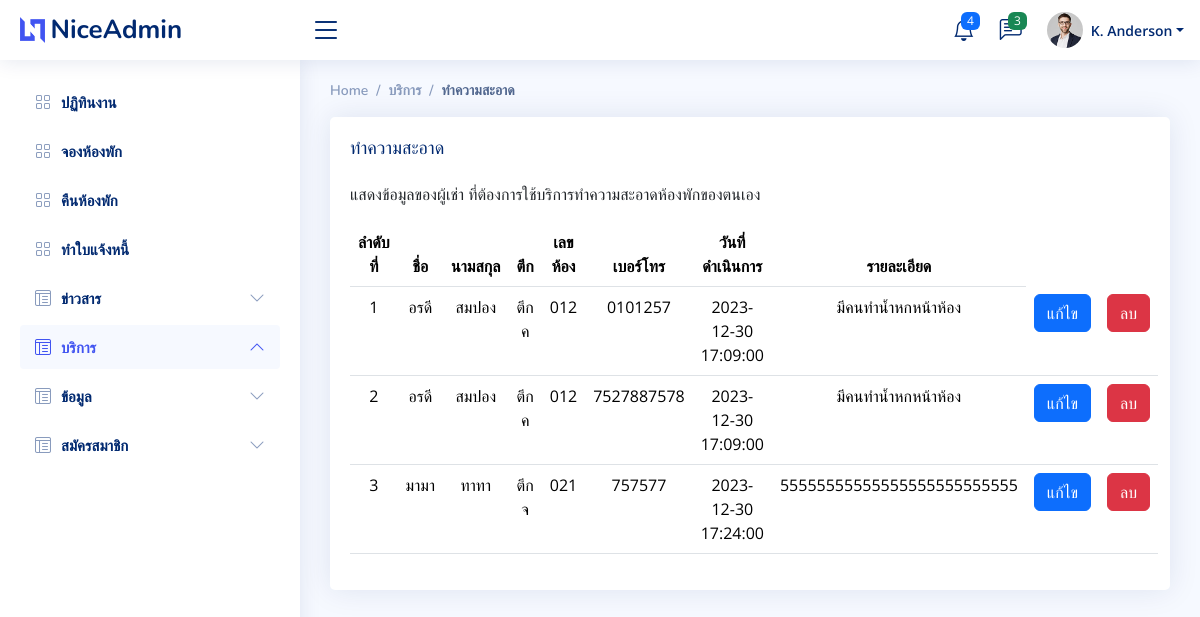
/admin/clean_service/clean.php, run on the app's committed database.
### tables this page shows
CREATE TABLE `clean` (
  `CleanID` int(11) NOT NULL COMMENT 'รหัส',
  `firstname` varchar(300) NOT NULL COMMENT 'ชื่อผู้เช่า',
  `lastname` varchar(300) NOT NULL COMMENT 'นามสกุลผู้เช่า',
  `build` varchar(10) NOT NULL COMMENT 'ตึก',
  `num_room` varchar(100) NOT NULL COMMENT 'เลขห้อง',
  `tel` varchar(10) NOT NULL COMMENT 'เบอร์โทรศัพท์',
  `processing_date` datetime DEFAULT NULL COMMENT 'วันที่ดำเนินการ',
  `clean_img` blob NOT NULL,
  `clean_details` varchar(255) DEFAULT NULL COMMENT 'รายละเอียด',
  `useflag` int(10) NOT NULL
);

### admin/clean_service/clean.php (the view, shortened to what this page needs)
<!DOCTYPE html>
<html lang="en">
<head>
<?php require('../../connect/connect.php');
  $SQL = "SELECT * FROM clean where UseFlag !=0";
  $stmt = $con->query($SQL);
  $i = 0;
  ?>
  <link href="../assets/vendor/bootstrap/css/bootstrap.min.css" rel="stylesheet">
  <link href="../assets/vendor/bootstrap-icons/bootstrap-icons.css" rel="stylesheet">
  <link href="../assets/vendor/boxicons/css/boxicons.min.css" rel="stylesheet">
  <link href="../assets/vendor/quill/quill.snow.css" rel="stylesheet">
  <link href="../assets/vendor/quill/quill.bubble.css" rel="stylesheet">
  <link href="../assets/vendor/remixicon/remixicon.css" rel="stylesheet">
  <link href="../assets/vendor/simple-datatables/style.css" rel="stylesheet">
  <link href="../assets/css/style.css" rel="stylesheet">
</head>
<body>
  <header id="header" class="header fixed-top d-flex align-items-center">
    <div class="d-flex align-items-center justify-content-between">
      <a href="../homepage_admin.php" class="logo d-flex align-items-center">
        <img src="../assets/img/logo.png" alt="">
        <span class="d-none d-lg-block">NiceAdmin</span>
      </a>
      <i class="bi bi-list toggle-sidebar-btn"></i>
    </div>
    <nav class="header-nav ms-auto">
      <ul class="d-flex align-items-center">
        <li class="nav-item dropdown">
          <a class="nav-link nav-icon" href="#" data-bs-toggle="dropdown">
            <i class="bi bi-bell"></i>
            <span class="badge bg-primary badge-number">4</span>
          </a>
        </li>
        <li class="nav-item dropdown">
          <a class="nav-link nav-icon" href="#" data-bs-toggle="dropdown">
            <i class="bi bi-chat-left-text"></i>
            <span class="badge bg-success badge-number">3</span>
          </a>
        </li>
        <li class="nav-item dropdown pe-3">
          <a class="nav-link nav-profile d-flex align-items-center pe-0" href="#" data-bs-toggle="dropdown">
            <img src="../assets/img/profile-img.jpg" alt="Profile" class="rounded-circle">
            <span class="d-none d-md-block dropdown-toggle ps-2">K. Anderson</span>
          </a>
        </li>
      </ul>
    </nav>
  </header>
  <aside id="sidebar" class="sidebar">
    <ul class="sidebar-nav" id="sidebar-nav">
      <li class="nav-item">
        <a class="nav-link collapsed" href="../homepage_admin.php">
          <i class="bi bi-grid"></i>
          <span>ปฏิทินงาน</span>
        </a>
      </li>
      <li class="nav-item">
        <a class="nav-link collapsed" href="../rentroom/rentroom.php">
          <i class="bi bi-grid"></i>
          <span>จองห้องพัก</span>
        </a>
      </li>
      <li class="nav-item">
        <a class="nav-link collapsed" href="../checkout/check_out.php">
          <i class="bi bi-grid"></i>
          <span>คืนห้องพัก</span>
        </a>
      </li>
      <li class="nav-item">
        <a class="nav-link collapsed" href="../payment/invoice.php">
          <i class="bi bi-grid collapsed"></i>
          <span>ทำใบแจ้งหนี้</span>
        </a>
      </li>
      <li class="nav-item">
        <a class="nav-link collapsed" data-bs-target="#news-nav" data-bs-toggle="collapse" href="#">
          <i class="bi bi-layout-text-window-reverse"></i><span>ข่าวสาร</span><i class="bi bi-chevron-down ms-auto"></i>
        </a>
      </li>
      <li class="nav-item">
        <a class="nav-link " data-bs-target="#service-nav" data-bs-toggle="collapse" href="#">
          <i class="bi bi-layout-text-window-reverse"></i><span>บริการ</span><i class="bi bi-chevron-down ms-auto"></i>
        </a>
      </li>
      <li class="nav-item">
        <a class="nav-link collapsed" data-bs-target="#info-nav" data-bs-toggle="collapse" href="#">
          <i class="bi bi-layout-text-window-reverse"></i><span>ข้อมูล</span><i class="bi bi-chevron-down ms-auto"></i>
        </a>
      </li>
      <li class="nav-item">
        <a class="nav-link collapsed" data-bs-target="#register-nav" data-bs-toggle="collapse" href="#">
          <i class="bi bi-layout-text-window-reverse"></i><span>สมัครสมาชิก</span><i class="bi bi-chevron-down ms-auto"></i>
        </a>
      </li>
    </ul>
  </aside>
  <main id="main" class="main">
    <div class="pagetitle">
      <nav>
        <ol class="breadcrumb">
          <li class="breadcrumb-item"><a href="../homepage_admin.php">Home</a></li>
          <li class="breadcrumb-item">บริการ</li>
          <li class="breadcrumb-item active">ทำความสะอาด</li>
        </ol>
      </nav>
    </div>
    <section class="section">
      <div class="row">
        <div class="col-lg-12">
          <div class="card">
            <div class="card-body">
            <h5 class="card-title">ทำความสะอาด</h5>
              <p>แสดงข้อมูลของผู้เช่า ที่ต้องการใช้บริการทำความสะอาดห้องพักของตนเอง </p>
              <table class="table datatable">
                <thead>
                <tr>
                  <th> <div align="center">ลำดับที่</div></th>
                  <th> <div align="center">ชื่อ</div></th>
                  <th> <div align="center">นามสกุล</div></th>
                  <th> <div align="center">ตึก</div></th>
                  <th> <div align="center">เลขห้อง</div></th>
                  <th> <div align="center">เบอร์โทร</div></th>
                  <th> <div align="center">วันที่ดำเนินการ</div></th>
                  <th> <div align="center">รายละเอียด</div></th>
                  </tr>
                </thead>
                <tbody>
                <?php
                            while ($row = $stmt->fetch(PDO::FETCH_ASSOC)) {
                                $i = $i+ 1;
                                $firstname =$row["firstname"];
                                $lastname =$row["lastname"];
                                $build= $row["build"];
                                $num_room= $row["num_room"];
                                $tel= $row["tel"];
                                $processing_date= $row["processing_date"];
                                $clean_details= $row["clean_details"];
                        ?>
                  <tr>
                      <td><div align="center"><?php echo $i ?></div></td>
                      <td><div align="center"><?php echo $firstname ?></div></td>
                      <td><div align="center"><?php echo $lastname ?></div></td>
                      <td><div align="center"><?php echo $build ?></div></td>
                      <td><div align="center"><?php echo $num_room ?></div></td>
                      <td><div align="center"><?php echo $tel ?></div></td>
                      <td><div align="center"><?php echo $processing_date ?></div></td>
                      <td><div align="center"><?php echo $clean_details ?></div></td>
                      <td><div align="center"><button type="button" class="btn btn-primary" >แก้ไข</button></div></td>
                      <td><div ><button type="button" class="btn btn-danger">ลบ</button></div></td>
                   </tr>
                   <?php
                        }
                        ?>
                </tbody>
              </table>
            </div>
          </div>
        </div>
      </div>
    </section>
  </main>
</body>
</html>

### admin/assets/css/style.css (style rules this page uses)
:root { scroll-behavior: smooth; }
body { font-family: "Open Sans", sans-serif; background: #f6f9ff; color: #444444; }
a { color: #4154f1; text-decoration: none; }
h1, h2, h3, h4, h5, h6 { font-family: "Nunito", sans-serif; }
#main { margin-top: 60px; padding: 20px 30px; transition: all 0.3s; }
.pagetitle { margin-bottom: 10px; }
.card { margin-bottom: 30px; border: none; border-radius: 5px; box-shadow: 0px 0 30px rgba(1, 41, 112, 0.1); }
.card-title { padding: 20px 0 15px 0; font-size: 18px; font-weight: 500; color: #012970; font-family: "Poppins", sans-serif; }
.card-body { padding: 0 20px 20px 20px; }
.breadcrumb { font-size: 14px; font-family: "Nunito", sans-serif; color: #899bbd; font-weight: 600; }
.breadcrumb a { color: #899bbd; transition: 0.3s; }
.breadcrumb .breadcrumb-item::before { color: #899bbd; }
.breadcrumb .active { color: #51678f; font-weight: 600; }
.logo { line-height: 1; }
@media (min-width: 1200px) { .logo { width: 280px; } }
.logo img { max-height: 26px; margin-right: 6px; }
.logo span { font-size: 26px; font-weight: 700; color: #012970; font-family: "Nunito", sans-serif; }
.header { transition: all 0.5s; z-index: 997; height: 60px; box-shadow: 0px 2px 20px rgba(1, 41, 112, 0.1); background-color: #fff; padding-left: 20px; }
.header .toggle-sidebar-btn { font-size: 32px; padding-left: 10px; cursor: pointer; color: #012970; }
.header-nav ul { list-style: none; }
.header-nav>ul { margin: 0; padding: 0; }
.header-nav .nav-icon { font-size: 22px; color: #012970; margin-right: 25px; position: relative; }
.header-nav .nav-profile { color: #012970; }
.header-nav .nav-profile img { max-height: 36px; }
.header-nav .nav-profile span { font-size: 14px; font-weight: 600; }
.header-nav .badge-number { position: absolute; inset: -2px -5px auto auto; font-weight: normal; font-size: 12px; padding: 3px 6px; }
.sidebar { position: fixed; top: 60px; left: 0; bottom: 0; width: 300px; z-index: 996; transition: all 0.3s; padding: 20px; overflow-y: auto; scrollbar-width: thin; scrollbar-color: #aab7cf transparent; box-shadow: 0px 0px 20px rgba(1, 41, 112, 0.1); background-color: #fff; }
@media (min-width: 1200px) { #main, #footer { margin-left: 300px; } }
.sidebar-nav { padding: 0; margin: 0; list-style: none; }
.sidebar-nav li { padding: 0; margin: 0; list-style: none; }
.sidebar-nav .nav-item { margin-bottom: 5px; }
.sidebar-nav .nav-link { display: flex; align-items: center; font-size: 15px; font-weight: 600; color: #4154f1; transition: 0.3; background: #f6f9ff; padding: 10px 15px; border-radius: 4px; }
.sidebar-nav .nav-link i { font-size: 16px; margin-right: 10px; color: #4154f1; }
.sidebar-nav .nav-link.collapsed { color: #012970; background: #fff; }
.sidebar-nav .nav-link.collapsed i { color: #899bbd; }
.sidebar-nav .nav-link .bi-chevron-down { margin-right: 0; transition: transform 0.2s ease-in-out; }
.sidebar-nav .nav-link:not(.collapsed) .bi-chevron-down { transform: rotate(180deg); }

### data on the page
clean: firstname "อรดี", lastname "สมปอง", build "ตึก ค", num_room "012", tel "0101257", processing_date "2023-12-30 17:09:00", clean_details "มีคนทำน้ำหกหน้าห้อง"
clean: firstname "อรดี", lastname "สมปอง", build "ตึก ค", num_room "012", tel "7527887578", processing_date "2023-12-30 17:09:00", clean_details "มีคนทำน้ำหกหน้าห้อง"
clean: firstname "มามา", lastname "ทาทา", build "ตึก จ", num_room "021", tel "757577", processing_date "2023-12-30 17:24:00", clean_details "55555555555555555555555555"
